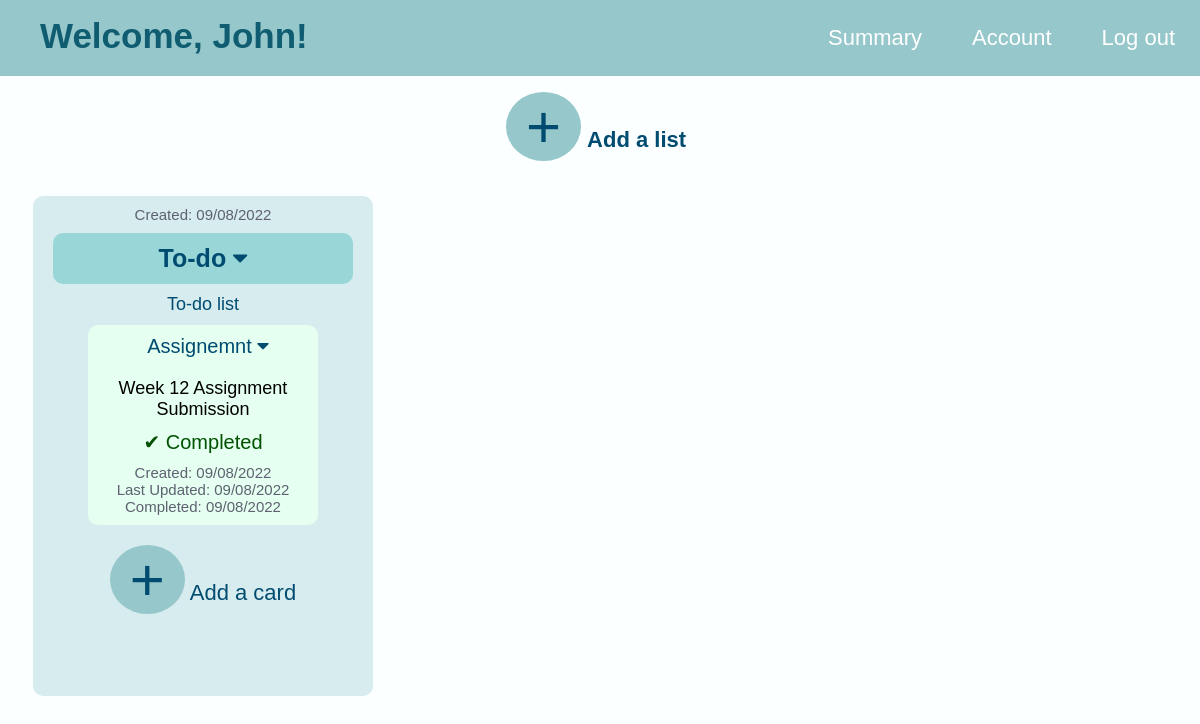
The page /John on the database its author committed.
### application/models.py (models this page shows)
class User(db.Model):
    __tablename__ = "User"
    UserID = db.Column(db.Integer, autoincrement=True, primary_key=True)
    Username = db.Column(db.String, unique=True, nullable=False)
    EmailID = db.Column(db.String)
    Password = db.Column(db.String, nullable=False)

class List(db.Model):
    __tablename__ = "List"
    ListID = db.Column(db.Integer, autoincrement=True, primary_key=True)
    UserID = db.Column(db.Integer, db.ForeignKey("User.UserID"), unique=True, nullable=False)
    Name = db.Column(db.String, nullable=False)
    Description = db.Column(db.String)
    Created_time = db.Column(db.String, nullable=False)

class Card(db.Model):
    __tablename__ = "Card"
    CardID = db.Column(db.Integer, autoincrement=True, primary_key=True)
    ListID = db.Column(db.Integer, db.ForeignKey("List.ListID"), unique=True, nullable=False)
    UserID = db.Column(db.Integer, db.ForeignKey("User.UserID"), unique=True, nullable=False)
    Title = db.Column(db.String, nullable=False)
    Content = db.Column(db.String)
    Deadline = db.Column(db.String, nullable=False)
    Complete = db.Column(db.Integer, nullable=False)
    Created_time = db.Column(db.String, nullable=False)
    Last_updated_time = db.Column(db.String, nullable=False)
    Completed_time = db.Column(db.String)

### application/controllers.py (the view)
@app.route("/<username>")
def home(username):
    user = User.query.filter_by(Username=username).first()
    lists = List.query.filter_by(UserID=user.UserID).all()
    if lists==[]:
        return render_template("nolists.html",username = user.Username)
    else:
        c_cards = Card.query.filter_by(UserID=user.UserID, Complete="1")
        d_cards = Card.query.filter_by(UserID=user.UserID, Complete="0")
        return render_template("home.html",username = user.Username, lists = lists, dcards = d_cards, ccards = c_cards)

### templates/home.html (shortened to what this page needs)
<!DOCTYPE html>
    <head>
        <link rel="stylesheet" href="https://cdnjs.cloudflare.com/ajax/libs/font-awesome/4.7.0/css/font-awesome.min.css">
    </head>
    <body>
        <div class="header" style="color:#ffffff">
            <ul>
                <li><a class = "logo" href="{{url_for('home',username=username)}}">Welcome, {{username}}!</a></li>
                <li><a class = "block" href="{{url_for('logout')}}">Log out </a></li>
                <li><a class = "block" href="{{url_for('account',username=username)}}">Account </a></li>
                <li><a class = "block" href="{{url_for('summary',username=username)}}">Summary </a></li>
            </ul>
        </div>
        <div class="info">
            <p>
                <div class="addbtn">
                    <a href="{{url_for('addlist',username=username)}}">+</a> <strong>Add a list   </strong>
                </div>
            </p>
            <table>
                <tr>
                    {% for list in lists %}
                        <td>
                            <div class="list">
                                <div class="date">Created: {{list["Created_time"]}} </div>
                                <div class="listname">
                                    <button class="listbtn">
                                        {{list["Name"]}}
                                        <i class="fa fa-caret-down" aria-hidden="true"></i>
                                    </button>
                                </div>
                                <div class="desc">
                                	{{list['Description']}}
                                </div>
                                <table>
                                    {% for card in ccards %}
                                        {% if card['ListID'] == list['ListID'] %}
                                            <tr >
                                                <div class="ccard">
                                                    <div class="cardname">
                                                        <div class="cardbtn">
                                                            {{card['Title']}}
                                                            <i class="fa fa-caret-down" aria-hidden="true"></i>
                                                        </div>
                                                    </div>
                                                    <div class="content">
                                                        {{card["Content"]}}
                                                    </div>
                                                    <div class="complete">
                                                        &#10004; Completed
                                                    </div>
                                                    <div class="date">
                                                        Created: {{card['Created_time']}} <br>
                                                        Last Updated: {{card['Last_updated_time']}} <br>
                                                        Completed: {{card['Completed_time']}}
                                                    </div>
                                                </div>
                                            </tr>
                                        {% endif %}
                                    {% endfor %}
                                </table>
                                <div class="addbtn">
                                    <a href="{{url_for('addcard',username=username, listid = list['ListID'])}}">+</a>
                                    Add a card
                                </div>
                                <br>
                            </div>
                        </td>
                    {% endfor %}
                </tr>
            </table>
        </div>
    </body>
</html>

### templates/home.html (style rules this page uses)
body { background-color: #e7ffff26; font-family: 'Gill Sans', 'Gill Sans MT', Calibri, 'Trebuchet MS', sans-serif; margin-left: 0; margin-bottom: 0; }
.header { overflow: hidden; margin: 0px; background-color: #95c7cb; padding: 0px 0px; position: fixed; top: 0; width: 100%; left:0; }
.header ul { margin: 0; padding: 0; list-style-type: none; }
.header .block { display: block; color: white; text-align: center; padding: 25px 25px; float: right; text-decoration: none; font-size: 22px; }
.header .logo { color: rgb(16, 92, 113); font-weight: bold; text-decoration: none; float: left; font-size: 35px; padding: 16px 40px; }
.info { padding-top: 50px; padding-left: 20px; padding-right: 20px; margin-top: 20px; font-size: 22px; color: #004c70; text-align: center; }
.info .addbtn a { text-decoration: none; background-color: #95c7cb; color: #004c70; padding: 1px 20px; border-radius: 50%; font-size: 60px; }
.info .list { padding-left: 20px; padding-right: 20px; margin: 10px; text-align: center; display: block; background-color: #d7ecee; min-height: 500px; width: 300px; border-radius: 10px; }
.info .list .date { font-size: 15px; color: rgb(94, 97, 113); padding: 10px; }
.info .list .listname { padding: 10px; text-align: center; display:block; border-radius: 10px; background-color: #72caca9c; border: none; font-size: 20px; }
.info .list .listname .listbtn { font-size: 25px; margin: 0; border: none; background-color: #72caca00; font-weight: bold; color:#004c70; font-family: inherit; }
.desc { margin: 10px; font-size: 18px; }
.info .list .ccard { margin-top: 10px; margin-left: auto; margin-right: auto; margin-bottom: 10px; width: 230px; display: block; background-color: rgb(229, 255, 240); border-radius: 10px; }
.info .list .ccard .complete { font-size: 20px; color: rgb(0, 81, 0); }
.info .list .cardname { padding: 10px; margin-top: 5px; font-family: 'Gill Sans', 'Gill Sans MT', Calibri, 'Trebuchet MS', sans-serif; font-size: 20px; color: #004c70; width: 220px; border-radius: 10px; text-align: center; }
.info .list .content { color: black; font-size: 18px; padding: 10px; }
.info .list .addbtn { margin-top: 10px; }
.info table tr { vertical-align: top; }

### rows shown on the page
User: Username "John"
List: Created_time "09/08/2022", Name "To-do", Description "To-do list"
Card: Title "Assignemnt", Content "Week 12 Assignment Submission", Created_time "09/08/2022", Last_updated_time "09/08/2022", Completed_time "09/08/2022"
